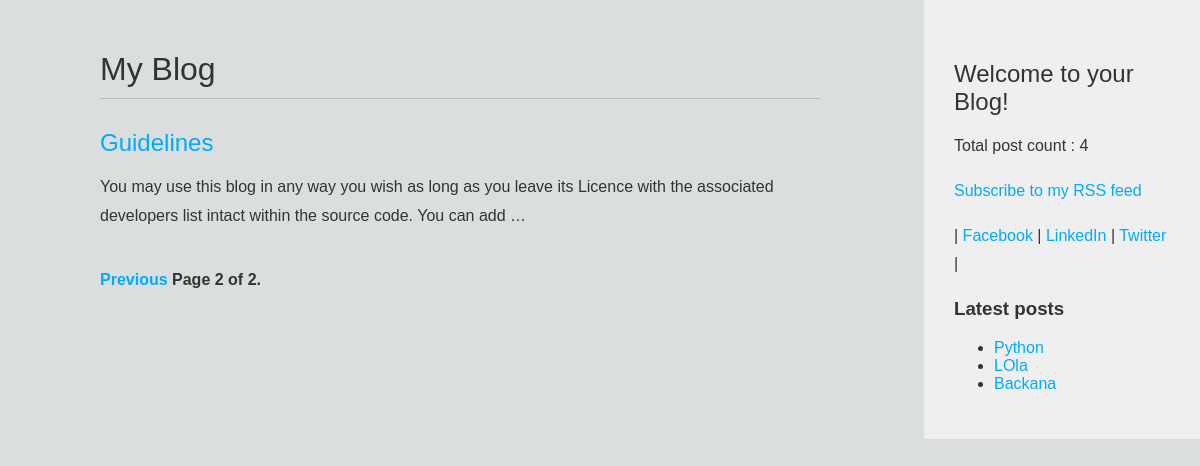
Screenshot of /blog/?page=2 with the database file from the repository.
### blog/models.py (models this page shows, shortened)
class Post(models.Model):
    STATUS_CHOICES = (
        ('draft','Draft'),
        ('published','Published'),
    )
    title = models.CharField(max_length=250)
    slug = models.SlugField(max_length=250,unique_for_date='publish')
    author = models.ForeignKey(User, on_delete=models.CASCADE,related_name='blog_posts')
    body = models.TextField()
    publish = models.DateTimeField(default=timezone.now)
    created = models.DateTimeField(auto_now_add=True)
    updated = models.DateTimeField(auto_now=True)
    status = models.CharField(max_length=10,choices=STATUS_CHOICES,default='draft')
    class Meta:
        ordering = ('-publish',)
    objects = models.Manager() #the default manager
    published = PublishedManager() #our custom manager
    def get_absolute_url(self):
        return reverse('blog:post_detail',args=[self.publish.year,self.publish.month, self.publish.day, self.slug])

### blog/views.py (the view)
# urls.py: path('', views.post_list, name='post_list'),
def post_list(request):
    object_list = Post.published.all()
    paginator = Paginator(object_list, 3) #3 posts in each page
    page = request.GET.get('page')
    try:
        posts = paginator.page(page)
    except PageNotAnInteger:
        posts = paginator.page(1)
    except EmptyPage:
        posts = Paginator.page(Paginator.num_pages)
    return render(request, 'blog/post/list.html',{'page':page,'posts':posts})

### blog/models.py (called while the page is built)
    def get_queryset(self):
        return super(PublishedManager,
self).get_queryset()\
.filter(status='published')

### blog/templatetags/blog_tags.py (called while the page is built)
@register.simple_tag
def total_posts():
    return Post.published.count()

@register.inclusion_tag('blog/post/latest_posts.html')
def show_latest_posts(count=5):
    latest_posts = Post.published.order_by('-publish')[:count]
    return {'latest_posts':latest_posts}

### blog/templates/blog/post/list.html (shortened to what this page needs)
{% extends "blog/base.html" %}
{% block content %}
  <h1>My Blog</h1>
  {% for post in posts %}
    <h2>
        <a href="{{ post.get_absolute_url }}">{{ post.title }}</a>
    </h2>
    {{ post.body|truncatewords:30|linebreaks }}
  {% endfor %}
  {% include "pagination.html" with page=posts %}
{% endblock %}

### blog/templates/blog/post/latest_posts.html
<ul>
    {% for post in latest_posts %}
      <li>
        <a href="{{ post.get_absolute_url }}">{{ post.title }}</a>
      </li>
    {% endfor %}
</ul>

### blog/static/css/blog.css (style rules this page uses)
body { margin:0; padding:0; font-weight: 400; color:#333; font-family:helvetica, sans-serif; background-image: url('/static/img/nine.png'); }
p { line-height: 1.8; }
a { color:#00abff; text-decoration:none; }
h1 { font-weight:normal; border-bottom:1px solid #bbb; padding:0 0 10px 0; }
h2 { font-weight:normal; margin:30px 0 0; }

### rows the page displays
Post: title "Guidelines", body "You may use this blog in any way you wish as long as you leave its Licence with the associated developers list intact within the source code. You can add …"
Post: title "Python"
Post: title "LOla"
Post: title "Backana"

### other values shown
{{ page.number }} "2"
{{ page.paginator.num_pages }} "2"
